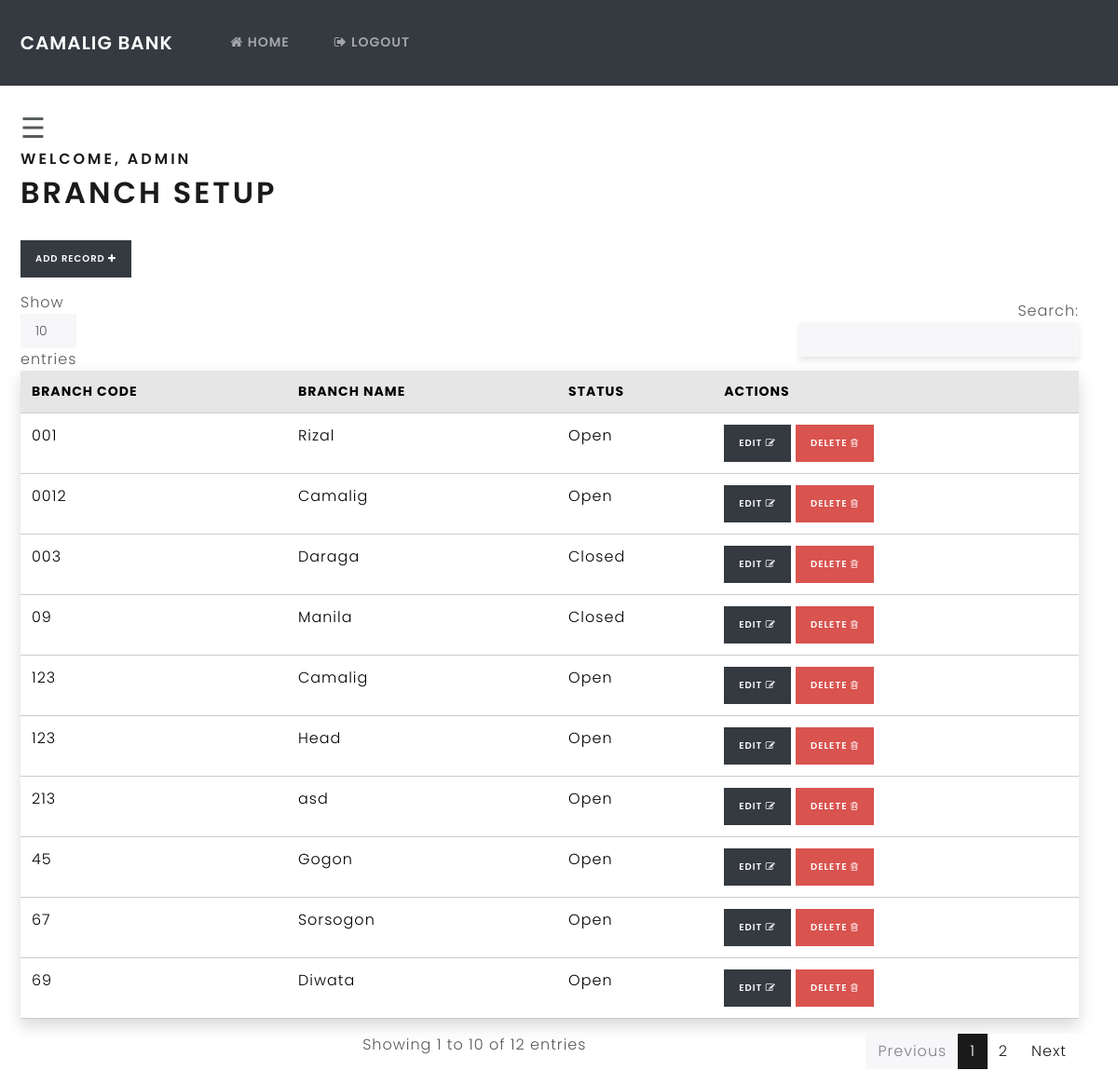
Page /dashboard (signed in) on the committed database.
### webapp/models.py (models this page shows, shortened)
class Record(models.Model):
    branch = models.CharField(max_length=50)
    branch_code = models.CharField(max_length=50)
    branch_name = models.CharField(max_length=100)
    status = models.CharField(max_length=255)

### webapp/views.py (the view)
# urls.py: path('dashboard', views.admin_dashboard, name="dashboard"),
@login_required(login_url='my-login')
def admin_dashboard(request):
    user_profile = UserProfile.objects.get(user=request.user)
    branch_type = user_profile.branch_type
    all_records = Record.objects.all()
    context = {
        'branch_type': branch_type,
        'records': all_records,
    }
    return render(request, 'webapp/admin/branch/dashboard.html', context)

### webapp/templates/webapp/admin/branch/dashboard.html (shortened to what this page needs)
{% extends 'webapp/base.html' %}
{% load crispy_forms_tags %}
{% block content %}
<div class="container mt-4">
  <div id="main">
    <span style="font-size: 30px; cursor: pointer" onclick="openNav()">&#9776;</span>
    <h5>Welcome, {{ user }}</h5>
    <h1 class="dashboard">Branch Setup</h1>
    <br />
    <a href="{% url 'add-record' %}" class="btn btn-dark btn-sm">Add Record <i class="fa fa-plus" aria-hidden="true"></i></a>
    <br />
    <br />
    <table id="table1" class="table table-sm table-light table-hover shadow">
      <thead class="table-active">
        <tr>
          <th scope="col">Branch Code</th>
          <th scope="col">Branch Name</th>
          <th scope="col">Status</th>
          <th scope="col">Actions</th>
        </tr>
      </thead>
      <tbody>
        {% if records and records %}
          {% for record in records %}
            <tr>
              <td>{{ record.branch_code }}</td>
              <td>{{ record.branch_name }}</td>
              <td>{{ record.status }}</td>
              <td>
                <a class="btn btn-dark btn-sm" href="{% url 'update-record' record.id %}">Edit
                  <i class="fa fa-pencil-square-o" aria-hidden="true"></i>
                </a>
                <a class="btn btn-danger btn-sm" data-toggle="modal" data-target="#confirmDeleteModal" onclick="setDeleteUrl('{{ record.id }}')">Delete
                  <i class="fa fa-trash-o" aria-hidden="true"></i>
                </a>
              </td>
            </tr>
          {% endfor %}
        {% else %}
          <tr>
            <td colspan="4" class="text-center">No records found</td>
          </tr>
        {% endif %}
      </tbody>
    </table>
  </div>
</div>
{% endblock %}

### webapp/templates/webapp/base.html (shortened to what this page needs)
{% load static %}
<!DOCTYPE html>
<html lang="en">
<head>
    <link rel="stylesheet" href="https://bootswatch.com/5/lux/bootstrap.min.css">
    <link rel="stylesheet" href="https://cdnjs.cloudflare.com/ajax/libs/font-awesome/5.15.4/css/all.min.css" />
    <link rel="stylesheet" href="https://cdnjs.cloudflare.com/ajax/libs/font-awesome/4.7.0/css/font-awesome.min.css">
    <link rel="stylesheet" type="text/css" href="{% static 'css/style.css' %}">
    <link rel="stylesheet" href="https://cdn.datatables.net/2.0.5/js/dataTables.min.js">
</head>
<body>
    {% include 'webapp/navbar.html' %}
    <div class="container-fluid message-container ">
        {% block content %}
        {% endblock %}
    </div>
</body>
</html>

### webapp/templates/webapp/navbar.html (shortened to what this page needs)
{% load static %}
{% if user.is_authenticated %}
<nav class="navbar navbar-expand-lg bg-dark" data-bs-theme="dark">
  <a class="navbar-brand">CAMALIG BANK</a>
  <div class="collapse navbar-collapse d-flex" id="navbarNavDropdown">
    <ul class="navbar-nav mr-auto">
      {% if user.is_authenticated %}
        {% if user.is_staff %}
        <li class="nav-item">
          <a class="nav-link" href="{% url 'dashboard' %}"><i class="fa fa-home" aria-hidden="true"></i> Home</a>
        </li>
        {% else %}
        <li class="nav-item">
          <a class="nav-link" href="{% url 'mc_register' %}"><i class="fa fa-home" aria-hidden="true"></i> Home</a>
        </li>
        {% endif %}
      {% else %}
      <li class="nav-item active">
        <a class="nav-link" href="{% url 'my-login' %}"> Login</a>
      </li>
      {% endif %}
    </ul>
    {% if user.is_authenticated %}
    <ul class="navbar-nav ml-auto">
      <li class="nav-item">
        <a class="nav-link" href="{% url 'user-logout' %}"><i class="fa fa-sign-out" aria-hidden="true"></i> Logout</a>
      </li>
    </ul>
    {% endif %}
  </div>
</nav>
{% endif %}

### static/css/style.css (style rules this page uses)
* { box-sizing: border-box; margin: 0; padding: 0; font-family: 'Poppins', sans-serif; }
.container-fluid { padding: 0; }
#main { transition: margin-left 0.3s ease-in-out; margin-left: -20px; }

### rows in the picture
Record: branch_code "0012", branch_name "Camalig", status "Open"
Record: branch_code "003", branch_name "Daraga", status "Closed"
Record: branch_code "67", branch_name "Sorsogon", status "Open"
Record: branch_code "45", branch_name "Gogon", status "Open"
Record: branch_code "09", branch_name "Manila", status "Closed"
Record: branch_code "123", branch_name "Camalig", status "Open"
Record: branch_code "69", branch_name "Diwata", status "Open"
Record: branch_code "001", branch_name "Rizal", status "Open"
Record: branch_code "123", branch_name "Head", status "Open"
Record: branch_code "213", branch_name "asd", status "Open"

### other values in the picture
{{ user }} "ADMIN"
